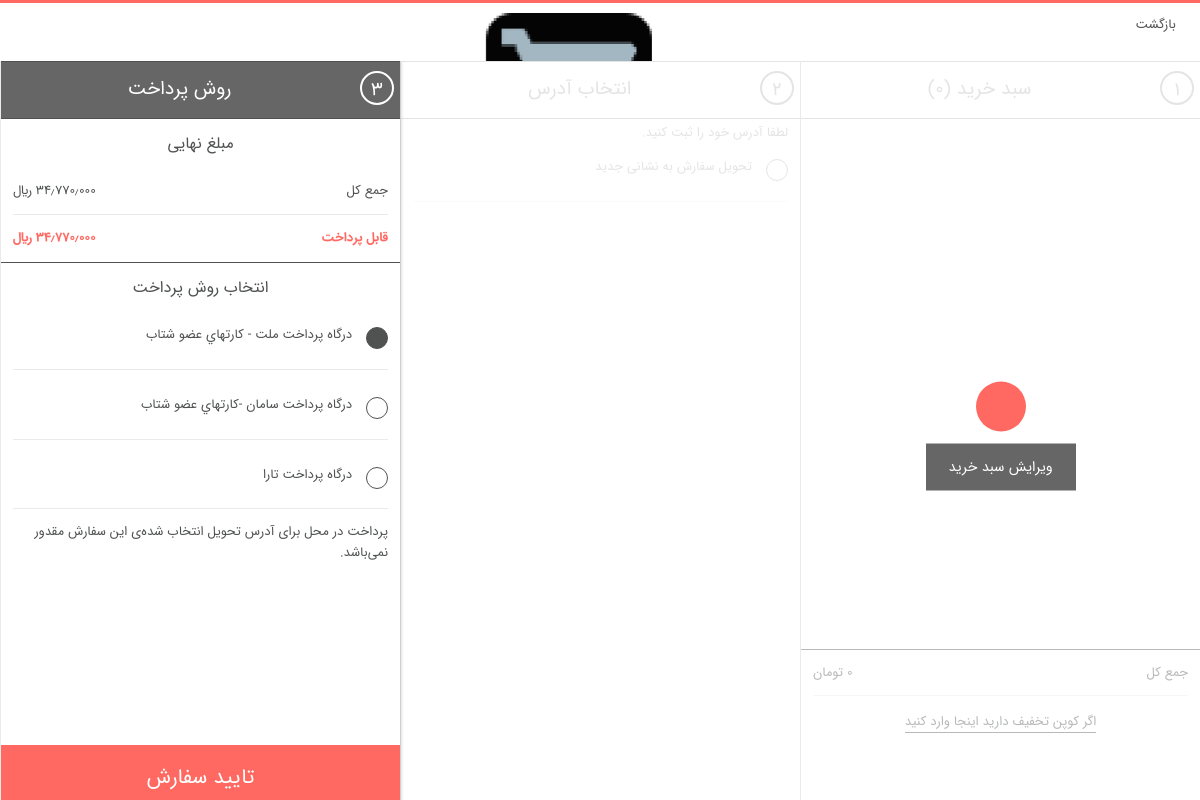
The page /order/paymentmethods (signed in) on the database as committed earlier.
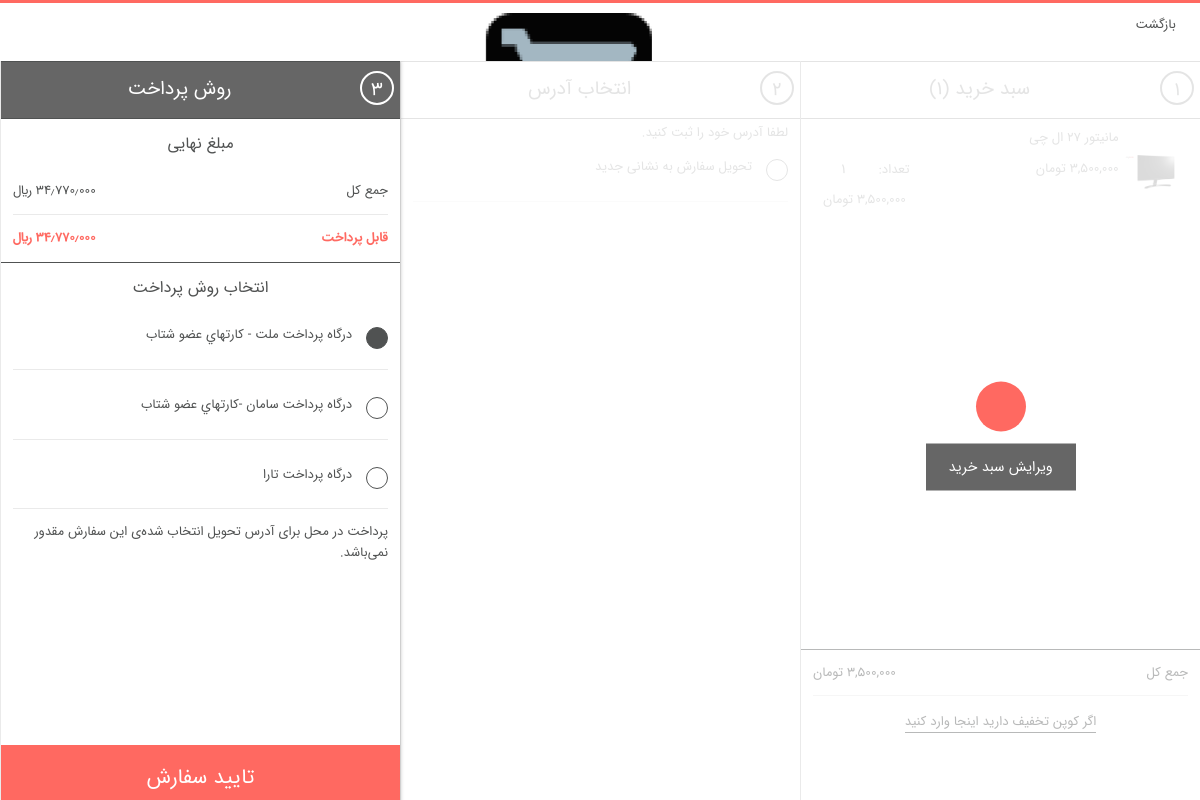
The same page on the database as committed later.
### order/models.py (models this page shows)
class ShopCart(models.Model):
    user = models.ForeignKey(User, on_delete=models.SET_NULL, null=True, verbose_name='کاربر')
    product = models.ForeignKey(Product, on_delete=models.SET_NULL, null=True, verbose_name='محصول')
    quantity = models.IntegerField(verbose_name='تعداد')
    def __str__(self):
        return self.product.title
    @property
    def price(self):
        return self.product.price
    price.fget.short_description = 'قیمت'
    @property
    def product_total_price(self):
        return self.quantity * self.product.price
    product_total_price.fget.short_description = 'مجموع'
    class Meta:
        verbose_name = 'سبد خرید'
        verbose_name_plural = 'سبد های خرید'

### product/models.py (models this page shows, shortened)
class Product(models.Model):
    STATUS = (
        ('True', 'فعال'),
        ('False', 'غیرغعال'),
    )
    category = models.ForeignKey(Category, on_delete=models.CASCADE,
                                 verbose_name='دسته بندی')  # many to one with Category
    title = models.CharField(max_length=50, verbose_name='نام محصول')
    keywords = models.CharField(max_length=255, verbose_name='کلمات کلیدی')
    description = models.CharField(max_length=255, verbose_name='توضیحات')
    image = models.ImageField(upload_to='images/', verbose_name='تصویر اصلی')
    price = models.IntegerField(verbose_name='قیمت')
    amount = models.IntegerField(verbose_name='موجودی')
    minamount = models.IntegerField(verbose_name='حداقل موجودی')
    detail = RichTextUploadingField(verbose_name='جزئیات')
    status = models.CharField(max_length=20, choices=STATUS, verbose_name='وضعیت')
    create_at = models.DateTimeField(auto_now_add=True, verbose_name='تاریخ ایجاد')
    update_at = models.DateTimeField(auto_now=True, verbose_name='تاریخ بروزرسانی')
    slug = models.SlugField(allow_unicode=True, unique=True, null=False)
    def image_tag(self):
        return mark_safe('<img src="{}" height="50"/>'.format(self.image.url))
    image_tag.short_description = 'تصویر'
    class Meta:
        verbose_name = 'محصول'
        verbose_name_plural = 'محصولات'

### order/views.py (the view)
# urls.py: path('paymentmethods', views.payment_methods, name='paymentmethods'),
def payment_methods(request):
    category = Category.objects.all()
    current_user = request.user
    shop_cart = ShopCart.objects.filter(user_id=current_user.id)
    address = UserAddress.objects.filter(user_id=current_user.id)
    totalprice = 0
    for rs in shop_cart:
        totalprice += rs.product.price * rs.quantity
    context = {'shopcart': shop_cart,
               'category': category,
               'totalprice': totalprice,
               'address': address,
               }
    return render(request, 'payment_methods.html', context)

### order/templates/payment_methods.html (shortened to what this page needs)
{% extends "base.html" %}
{% load humanize %}
{% block header %} {% include "simple_header.html" %}{% endblock %}
{% block body %}
    <main class="main" id="checkout" style="margin-top: 10px">
        <section class="column invoice " id="basketPage">
            {% include 'cart_page.html' %}
        </section>
        <section class="column address" id="orderAdressPage">
            {% include 'order_product_address_page.html' %}
        </section>
        <section class="column payment active" id="orderPaymentPage">
            {% include 'payment_methods_page.html' %}
        </section>
    </main>
{% endblock %}

### order/templates/cart_page.html (shortened to what this page needs)
{% load humanize %}
<div id="basketContent">
    <h1 style="">
        <a href="/order/shopcart" title="ویرایش سبد خرید">
            <span class="step">۱</span><i class="icon-shopping_cart_full"></i><span
                class="title-step">سبد خرید ({{ shopcart|length }})</span>
        </a>
        <button type="button" id="emptyBasketBtn" title="خالی کردن سبد خرید"></button>
    </h1>
    <div class="wrapper" data-src="/shop/basket">
        <form action="/basket/update" data-bind="form: 'basketForm'"
              data-updateandgettrackingmodelurl="/sitemap.xml" id="basket" method="post"
              novalidate="novalidate">
            {% for rs in shopcart %}
                <article class="row">
                    <figure>
                        <a href="/product/{{ rs.product.id }}/{{ rs.product.slug }}"
                           data-product-url="">
                            <img src="{{ rs.product.image.url }}"
                                 title="{{ rs.product.title }}"
                                 alt="{{ rs.product.title }}">
                        </a>
                    </figure>
                    <div class="content">
                        <h6>{{ rs.product.title }}</h6>
                        <div class="line">
                            <p class="size-list">{{ rs.price | intcomma:False }} تومان</p>
                            <div class="quantity">
                                <span>تعداد:</span>
                                <button type="button" class="icon-navigate_plus increase"></button>
                                <input type="text" disabled="disabled" class="number"
                                       name="lines[0].Quantity" value="{{ rs.quantity }}">
                                <button type="button" class="icon-navigate_minus decrease"></button>
                            </div>
                        </div>
                        <div class="line">
                            <p class="price">{{ rs.product_total_price | intcomma:False }} تومان</p>
                        </div>
                    </div>
                    <a href="/order/removefromcart/{{ rs.id }}" title="حذف"
                       onclick="return confirm('{{ rs }} از سبد خرید حذف شود ؟')">
                        <button type="button" data-src="/order/removeitem" class="hyp-remove icon-navigate_cross"
                        ></button>
                    </a>
                </article>
            {% endfor %}
        </form>
    </div>
    <footer>
        <div class="row">
            <p>جمع کل</p><span>{{ totalprice | intcomma:False }} تومان</span>
        </div>
        <div class="row link enter-discount">
            <a class="showForm hyp-discount">اگر کوپن تخفیف دارید اینجا وارد کنید </a>
        </div>
    </footer>
</div>
<div class="edit">
    <span class="success"></span>
    <a href="/order/shopcart" class="btn gray">ویرایش سبد خرید</a>
</div>

Rows that differ between the two databases and show on the page:
added ShopCart: product.image (picture), product "مانیتور 27 ال چی", quantity "1"
Other text that changed with them:
{{ shopcart|length }}: "0" → "1"
{{ totalprice | intcomma:False }}: "0" → "3,500,000"
